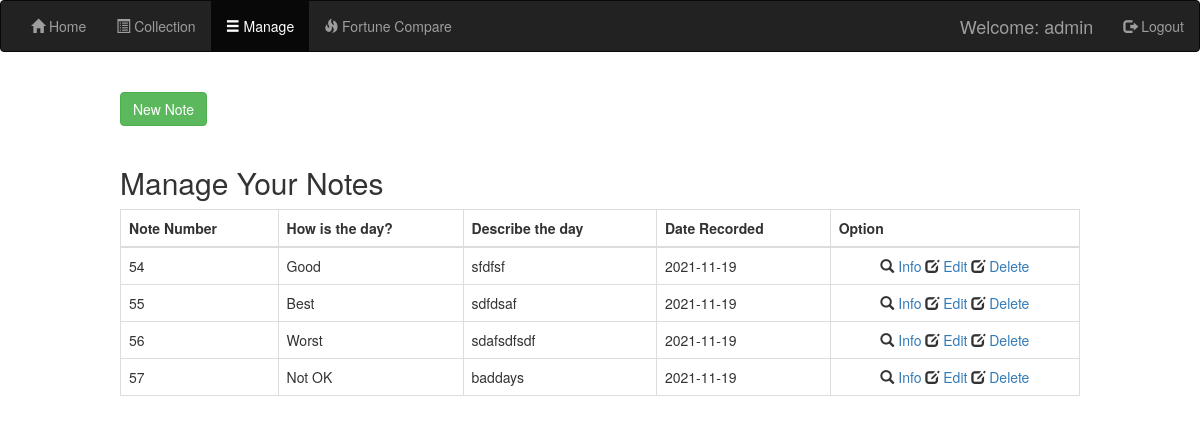
/manage/ (signed in), run on an earlier commit of the app's database.
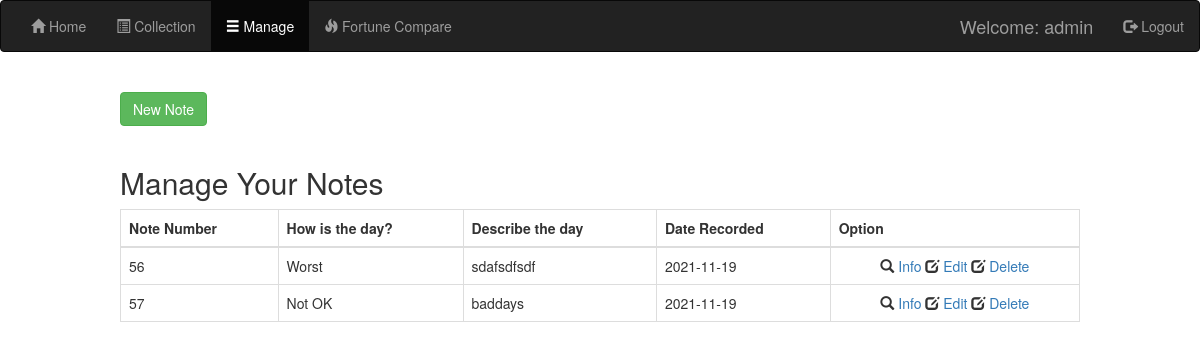
And on a later commit of the database.
### fnl/models.py (models this page shows, shortened)
class NotePost(models.Model):
    DAY_CHOICES = (
        ('1', 'Best'),
        ('2', 'Great'),
        ('3', 'Good'),
        ('4', 'Neutral'),
        ('5', 'Not OK'),
        ('6', 'Bad'),
        ('7', 'Worst'),
    )
    is_good_day = models.CharField(max_length=1, choices=DAY_CHOICES)
    reason = models.CharField(max_length=500)
    date_rec = models.DateField(default=timezone.now)

### fnl/views.py (the view)
# urls.py: path('manage/', BlogListView.as_view(), name='manage'),
class BlogListView(ListView):
    model = NotePost
    template_name = 'manage.html'

### templates/manage.html (shortened to what this page needs)
{% extends 'base.html' %}
{% block content %}
{% if user.is_authenticated %}
        <br>
        <link href="https://unpkg.com/bootstrap-table@1.19.1/dist/bootstrap-table.min.css" rel="stylesheet">
      <a id="xsx" href="{% url 'add_dis' %}" class="btn btn-success a-btn-slide-text">
        New Note
      </a>
  <div id="d1">
    <br><h2>Manage Your Notes</h2>
      <table class="table table-bordered table-sortable"
      data-toggle="table"
      data-search="true"
      data-sortable="true"
      data-show-columns="true"
      data-pagination="true">
          <thead>
              <th data-sortable="true" scope="col">Note Number</th>
              <th data-sortable="true" scope="col">How is the day?</th>
              <th data-sortable="true" scope="col">Describe the day</th>
              <th data-sortable="true" scope="col">Date Recorded</th>
              <th data-sortable="true" scope="col">Option</th>
          </thead>
          <tbody>
    {% for NotePost in object_list %}
        <tr>
            <td>{{ NotePost.id }}</td>
            <td>{{ NotePost.get_is_good_day_display }}</td>
            <td>{{ NotePost.reason }}</td>
            <td>{{ NotePost.date_rec|date:'Y-m-d' }}</td>
            <td class="text-center">
            <span class="glyphicon glyphicon-search" aria-hidden="true"></span><a href="{% url 'manage_detail' NotePost.id %}"> Info</a>
            <span class="glyphicon glyphicon-edit" aria-hidden="true"></span><a href="{% url 'edit_dis' NotePost.id %}"> Edit</a>
            <span class="glyphicon glyphicon-edit" aria-hidden="true"></span><a href="{% url 'delete_dis' NotePost.id %}"> Delete</a>
            </td>
        </tr>
    {% endfor %}
  </table>
  </div>
{% else %}
  <h2>You need to login first</h2>
{% endif %}
  {% endblock content %}

### templates/base.html (shortened to what this page needs)
<!DOCTYPE html>
<html lang="en">
<head>
  <link rel="stylesheet" href="https://maxcdn.bootstrapcdn.com/bootstrap/3.4.1/css/bootstrap.min.css">
</head>
<body>
  <header>
    <nav class="navbar navbar-inverse">
      <div class="container-fluid">
        <ul class="nav navbar-nav">
          <li {% if request.resolver_match.url_name == 'home' %} class="active" {% endif %}>
            <a href="{% url 'home' %}"><span class="glyphicon glyphicon-home"></span> Home</a>
          </li>
          <li {% if request.resolver_match.url_name == 'alldata' %} class="active" {% endif %}>
            <a href="{% url 'alldata' %}"><span class="glyphicon glyphicon-list-alt"></span> Collection</a>
          </li>
        </ul>
        {% if user.is_authenticated %}
        <ul class="nav navbar-nav navbar-left">
          <li {% if request.resolver_match.url_name in 'manage,edit,del,add_dis,manage_detail,edit_dis,delete_dis' %} class="active" {% endif %}>
            <a href="{% url 'manage' %}"><span class="glyphicon glyphicon-menu-hamburger"></span> Manage</a>
          </li>
          <li {% if request.resolver_match.url_name == 'cal_1' %} class="active" {% endif %}>
            <a href="{% url 'cal_1' %}"><span class="glyphicon glyphicon-fire"></span> Fortune Compare</a>
          </li>
        </ul>
        <ul class="nav navbar-nav navbar-right">
          <li {% if request.resolver_match.url_name == 'logout' %} class="active" {% endif %}>
            <a href="{% url 'logout' %}"><span class="glyphicon glyphicon-log-out"></span> Logout</a>
          </li>
        </ul>
        <ul class="nav navbar-nav navbar-right">
          <li>
            <a class="navbar-brand">Welcome: {{ user.get_username }}</a>
          </li>
        </ul>
        {% endif %}
      </div>
    </nav>
  </header>
  {% block content %}{% endblock %}
</body>
</html>

### templates/manage.html (style rules this page uses)
#d1 { width:80%; margin-left:10%; position:relative; }
#xsx { margin-left: 10%; }

What changed in the data, as far as the page shows it:
removed NotePost: id "54", is_good_day "Good", reason "sfdfsf", date_rec "2021-11-19"
removed NotePost: id "55", is_good_day "Best", reason "sdfdsaf", date_rec "2021-11-19"
